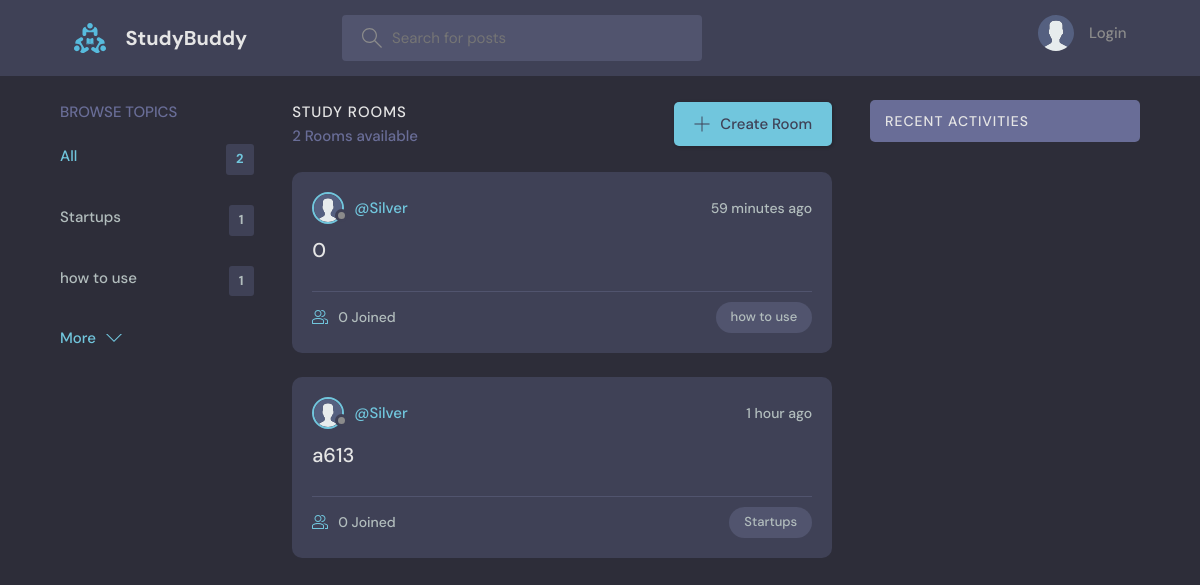
The page / on the database its author committed.
### base/models.py (models this page shows, shortened)
class Topic(models.Model):
    name = models.CharField(max_length=200)

class Room(models.Model):
    host = models.ForeignKey(User, on_delete=models.SET_NULL, null=True)
    topic = models.ForeignKey(Topic, on_delete=models.SET_NULL, null=True)
    name = models.CharField(max_length=200)
    description = models.TextField(null=True, blank=True)
    participants = models.ManyToManyField(
        User, related_name='participants', blank=True)
    updated = models.DateTimeField(auto_now=True)
    created = models.DateTimeField(auto_now_add=True)
    class Meta:
        ordering = ['-updated', '-created']

class User(AbstractUser):
    name = models.CharField(max_length=200, null=True)
    email = models.EmailField(unique=True, null=True)
    bio = models.TextField(null=True)
    avatar = models.ImageField(null=True, default="avatar.svg")

### base/views.py (the view)
# urls.py: path('', views.home, name="home"),
def home(request):
    q = request.GET.get('q') if request.GET.get('q') != None else ''
    rooms = Room.objects.filter(
        Q(topic__name__icontains=q) |
        Q(name__icontains=q) |
        Q(description__icontains=q)
    )
    topics = Topic.objects.all()[0:5]
    room_count = rooms.count()
    room_messages = Message.objects.filter(
        Q(room__topic__name__icontains=q))[0:3]
    context = {'rooms': rooms, 'topics': topics,
               'room_count': room_count, 'room_messages': room_messages}
    return render(request, 'base/home.html', context)

### base/templates/base/home.html (shortened to what this page needs)
{% extends 'main.html' %}
{% block content %}
<main class="layout layout--3">
  <div class="container">
    {% include 'base/topics_component.html' %}
    <div class="roomList">
      <div class="roomList__header">
        <div>
          <h2>Study Rooms</h2>
          <p>{{room_count}} Rooms available</p>
        </div>
        <a class="btn btn--main" href="{% url 'create-room' %}">
          <svg version="1.1" xmlns="http://www.w3.org/2000/svg" width="32" height="32" viewBox="0 0 32 32">
            <title>add</title>
            <path
              d="M16.943 0.943h-1.885v14.115h-14.115v1.885h14.115v14.115h1.885v-14.115h14.115v-1.885h-14.115v-14.115z">
            </path>
          </svg>
          Create Room
        </a>
      </div>
      {% include 'base/feed_component.html' %}
    </div>
    {% include 'base/activity_component.html' %}
  </div>
</main>
{% endblock %}

### base/templates/base/topics_component.html
<div class="topics">
    <div class="topics__header">
        <h2>Browse Topics</h2>
    </div>
    <ul class="topics__list">
        <li>
            <a href="{% url 'home' %}" class="active">All <span>{{topics.count}}</span></a>
        </li>
        {% for topic in topics %}
        <li>
            <a href="{% url 'home' %}?q={{topic.name}}">{{topic.name}}<span>{{topic.room_set.all.count}}</span></a>
        </li>
        {% endfor %}
    </ul>
    <a class="btn btn--link" href="{% url 'topics' %}">
        More
        <svg version="1.1" xmlns="http://www.w3.org/2000/svg" width="32" height="32" viewBox="0 0 32 32">
            <title>chevron-down</title>
            <path d="M16 21l-13-13h-3l16 16 16-16h-3l-13 13z"></path>
        </svg>
    </a>
</div>

### base/templates/base/feed_component.html (shortened to what this page needs)
{% for room in rooms %}
<div class="roomListRoom">
    <div class="roomListRoom__header">
        <a href="{% url 'user-profile' room.host.id %}" class="roomListRoom__author">
            <div class="avatar avatar--small">
                <img src="{{room.host.avatar.url}}" />
            </div>
            <span>@{{room.host.username}}</span>
        </a>
        <div class="roomListRoom__actions">
            <span>{{room.created|timesince}} ago</span>
        </div>
    </div>
    <div class="roomListRoom__content">
        <a href="{% url 'room' room.id %}">{{room.name}}</a>
    </div>
    <div class="roomListRoom__meta">
        <a href="{% url 'room' room.id %}" class="roomListRoom__joined">
            {{room.participants.all.count}} Joined
        </a>
        <p class="roomListRoom__topic">{{room.topic.name}}</p>
    </div>
</div>
{% endfor %}

### static/styles/style.css (style rules this page uses)
:root { --color-main: #71c6dd; --color-main-light: #e1f6fb; --color-dark: #3f4156; --color-dark-medium: #51546e; --color-dark-light: #696d97; --color-light: #e5e5e5; --color-gray: #8b8b8b; --color-light-gray: #b2bdbd; --color-bg: #2d2d39; --color-success: #5dd693; --color-error: #fc4b0b; }
* { font-family: "DM Sans", -apple-system, BlinkMacSystemFont, "Segoe UI", Roboto, Oxygen, Ubuntu, Cantarell, "Open Sans", "Helvetica Neue", sans-serif; margin: 0; padding: 0; box-sizing: border-box; text-rendering: optimizeLegibility; font-size: inherit; }
html { font-size: 56.25%; }
@media only screen and (min-width: 1200px) { html { font-size: 62.5%; } }
body { line-height: 1.6; font-weight: 400; font-size: 1.5rem; color: var(--color-light-gray); background-color: var(--color-bg); min-height: 100vh; }
img { width: 100%; }
a { display: inline-block; color: var(--color-main); text-decoration: none; }
.container { max-width: 120rem; width: 90%; margin: auto; }
.btn { background-color: transparent; border: none; display: inline-flex; align-items: center; gap: 1rem; cursor: pointer; transition: all ease-in-out 0.3s; padding: 1rem 2rem; border-radius: 5px; box-shadow: 1px 1px 3px 1px rgba(0, 0, 0, 0.15); font-weight: 500; }
.btn--link { border-radius: 0; padding: 0; color: var(--color-main); box-shadow: none; }
.btn--main { background-color: var(--color-main); color: var(--color-dark); }
.btn > svg { fill: currentColor; width: 1.6rem; height: 1.6rem; }
.avatar { position: relative; display: inline-block; border-radius: 50%; border: 2px solid var(--color-main); }
.avatar img { display: block; border-radius: 50%; object-fit: cover; object-position: center; }
.avatar::after { content: ""; display: block; position: absolute; background-color: var(--color-gray); z-index: 111; border-radius: 50%; border: 0.3rem solid var(--color-dark); }
.avatar.avatar--small img { width: 2.8rem; height: 2.8rem; }
.avatar.avatar--small:after { width: 0.7rem; height: 0.7rem; bottom: 0px; right: -6px; }
.layout { margin-top: 2.4rem; }
.layout > .container { display: flex; justify-content: space-between; align-items: flex-start; }
.layout--3 > .container > div:first-child { flex-basis: 18%; max-width: 22.5rem; }
.layout--3 > .container > div:nth-child(2) { flex-basis: 50%; }
.topics__header { margin-bottom: 2rem; }
.topics__header h2 { text-transform: uppercase; font-weight: 500; color: var(--color-dark-light); }
.topics__list { list-style: none; }
.topics__list li a { display: flex; justify-content: space-between; margin-bottom: 3rem; font-weight: 500; color: var(--color-light-gray); transition: all 0.3s ease-in-out; }
.topics__list li a.active, .topics__list li a:hover { color: var(--color-main); }
.topics__list li a span { padding: 0.5rem 1rem; background-color: var(--color-dark); border-radius: 3px; font-size: 1.3rem; font-weight: 700; letter-spacing: 1px; }
.roomList__header { display: flex; justify-content: space-between; align-items: center; margin-bottom: 2.4rem; }
.roomList__header h2 { text-transform: uppercase; font-weight: 500; color: var(--color-light); letter-spacing: 1px; }
.roomList__header p { font-weight: 500; color: var(--color-dark-light); }
.roomListRoom { margin-bottom: 2.4rem; background-color: var(--color-dark); border-radius: 1rem; padding: 2rem; }
.roomListRoom__header { display: flex; justify-content: space-between; align-items: center; }
.roomListRoom__author { font-weight: 500; display: flex; align-items: center; gap: 1rem; }
.roomListRoom__actions { display: flex; align-items: flex-start; gap: 1rem; position: relative; }
.roomListRoom__actions span { font-size: 1.4rem; font-weight: 500; }
.roomListRoom__content { margin: 1rem 0; }
.roomListRoom__content a { font-size: 2rem; font-weight: 500; margin-bottom: 1.5rem; color: var(--color-light); transition: all 0.3s ease-in-out; }
.roomListRoom__meta { border-top: 1px solid var(--color-dark-medium); padding-top: 1rem; display: flex; align-items: center; justify-content: space-between; }
.roomListRoom__joined { color: var(--color-light-gray); display: flex; align-items: center; gap: 1rem; font-size: 1.4rem; font-weight: 500; }
.roomListRoom__joined svg { fill: var(--color-main); width: 1.6rem; height: 1.6rem; }
.roomListRoom__topic { padding: 5px 1.5rem; background-color: var(--color-dark-medium); border-radius: 5rem; font-weight: 500; font-size: 1.3rem; }

### rows shown on the page
Topic: name "Startups", room_set.all.count "1"
Topic: name "how to use", room_set.all.count "1"
Room: host.avatar (placeholder picture), host.username "Silver", created "59 minutes", name "0", participants.all.count "0", topic.name "how to use"
Room: host.avatar (placeholder picture), host.username "Silver", created "1 hour", name "a613", participants.all.count "0", topic.name "Startups"

### other values the page prints
{{ topics.count }} "2"
{{ room_count }} "2"
